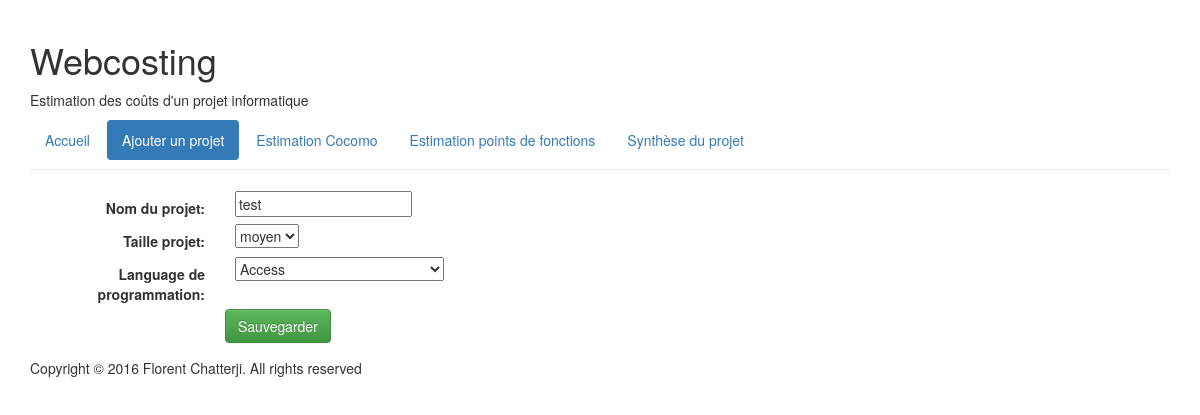
The app's page /webcosting/projet/129/update/ with its own data.
### webcosting/models.py (models this page shows, shortened)
class Projet(models.Model):
    nom_projet = models.CharField(
        'nom du projet',
        max_length=100,
        default=None
        )
    date_dernier_enregistrement = models.DateTimeField(
        'date du dernier enregistrement',
        auto_now=True,
        null=True
        )
    ORGANIQUE = 'OR'
    SEMIDETACHE = 'SD'
    EMBARQUE = 'EM'
    TYPE_PROJET_CHOIX = (
        (ORGANIQUE, 'organique'),
        (SEMIDETACHE, 'semi-détaché'),
        (EMBARQUE, 'embarqué'),
    )
    type_projet = models.CharField(
        max_length=2,
        choices=TYPE_PROJET_CHOIX,
        default='organique'
        )
    taille_projet = models.ForeignKey(
        TailleProjet,
        on_delete=models.CASCADE,
        blank=True,
        null=True,
        )
    language_de_programmation = models.ForeignKey(
        LanguageDeProgrammation,
        on_delete=models.CASCADE,
        blank=True,
        null=True,
        )
    facteur_ajustement = models.IntegerField(
        default=1,
        blank=True,
        null=True,
        )
    FIAB_CHOIX = (
        (0.75, 'très bas: 0.75'),
        (0.88, 'bas: 0.88'),
        (1.00, 'moyen: 1.00'),
        (1.15, 'élevé: 1.15'),
        (1.40, 'très élevé: 1.40'),
        )
    fiab = models.FloatField(
        choices=FIAB_CHOIX,
        default=1.00,
        blank=True,
        null=True,
        )
    DONN_CHOIX = (
        (0.94, 'bas (0.94)'),
        (1.00, 'moyen (1.00)'),
        (1.08, 'élevé (1.08)'),
        (1.16, 'très élevé (1.16)'),
        )
    donn = models.FloatField(
        choices=DONN_CHOIX,
        default=1.00,
        blank=True,
        null=True,
        )
    CPLX_CHOIX = (
        (0.70, 'très bas: 0.70'),
        (0.85, 'bas: 0.85'),
        (1.00, 'moyen: 1.00'),
        (1.15, 'élevé: 1.15'),
        (1.30, 'très élevé: 1.30'),
        (1.65, 'très très élevé: 1.65'),
        )
    cplx = models.FloatField(
        choices=CPLX_CHOIX,
        default=1.00,
        blank=True,
        null=True,
        )
    TEMP_CHOIX = (
        (1.00, 'moyen: 1.00'),
        (1.11, 'élevé: 1.11'),
        (1.30, 'très élevé: 1.30'),
        (1.66, 'très très élevé: 1.66'),
        )
    temp = models.FloatField(
        choices=TEMP_CHOIX,
        default=1.00,
        blank=True,
        null=True,
        )
    ESPA_CHOIX = (
        (1.00, 'moyen: 1.00'),
        (1.06, 'élevé: 1.06'),
        (1.21, 'très élevé: 1.21'),
        (1.56, 'très très élevé: 1.56'),
        )
    espa = models.FloatField(
        choices=ESPA_CHOIX,
        default=1.00,
        blank=True,
        null=True,
        )
    VIRT_CHOIX = (
        (0.87, 'bas: 0.87'),
        (1.00, 'moyen: 1.00'),
        (1.15, 'élevé: 1.15'),
        (1.30, 'très élevé: 1.30'),
        )
    virt = models.FloatField(
        choices=VIRT_CHOIX,
        default=1.00,
        blank=True,
        null=True,
        )
    CSYS_CHOIX = (
        (0.87, 'bas: 0.87'),
        (1.00, 'moyen: 1.00'),
        (1.07, 'élevé: 1.07'),
        (1.15, 'très élevé: 1.15'),
        )
    csys = models.FloatField(
        choices=CSYS_CHOIX,
        default=1.00,
        blank=True,
        null=True,
        )
    APTA_CHOIX = (
        (1.46, 'très bas: 1.46'),
        (1.19, 'bas: 1.19'),
        (1.00, 'moyen: 1.00'),
        (0.86, 'élevé: 0.86'),
        (0.71, 'très élevé: 0.71'),
        )
    apta = models.FloatField(
        choices=APTA_CHOIX,
        default=1.00,
        blank=True,
        null=True,
        )
    EXPA_CHOIX = (
        (1.29, 'très bas: 1.29'),
        (1.13, 'bas: 1.13'),
        (1.00, 'moyen: 1.00'),
        (0.91, 'élevé: 0.91'),
        (0.82, 'très élevé: 0.82'),
        )
    expa = models.FloatField(
        choices=EXPA_CHOIX,
        default=1.00,
        blank=True,
        null=True,
        )
    APTP_CHOIX = (
        (1.42, 'très bas: 1.42'),
        (1.17, 'bas: 1.17'),
        (1.00, 'moyen: 1.00'),
        (0.86, 'élevé: 0.86'),
        (0.70, 'très élevé: 0.70'),
        )
    aptp = models.FloatField(
        choices=APTP_CHOIX,
        default=1.00,
        blank=True,
        null=True,
        )
    EXPV_CHOIX = (
        (1.21, 'très bas: 1.21'),
        (1.10, 'bas: 1.10'),
        (1.00, 'moyen: 1.00'),
        (0.95, 'élevé: 0.95'),
        )
    expv = models.FloatField(
        choices=EXPV_CHOIX,
        default=1.00,
        blank=True,
        null=True,
        )
    EXPL_CHOIX = (
        (1.14, 'très bas: 1.14'),
        (1.07, 'bas: 1.07'),
        (1.00, 'moyen: 1.00'),
        (0.95, 'élevé: 0.95'),
        )
    expl = models.FloatField(
        choices=EXPL_CHOIX,
        default=1.00,
        blank=True,
        null=True,
        )
    PMOD_CHOIX = (
        (1.24, 'très bas: 1.24'),
        (1.10, 'bas: 1.10'),
        (1.00, 'moyen: 1.00'),
        (0.91, 'élevé: 0.91'),
        (0.82, 'très élevé: 0.82'),
        )
    pmod = models.FloatField(
        choices=PMOD_CHOIX,
        default=1.00,
        blank=True,
        null=True,
        )
    OLOG_CHOIX = (
        (1.24, 'très bas: 1.24'),
        (1.10, 'bas: 1.10'),
        (1.00, 'moyen: 1.00'),
        (0.91, 'élevé: 0.91'),
        (0.83, 'très élevé: 0.83'),
        )
    olog = models.FloatField(
        choices=OLOG_CHOIX,
        default=1.00,
        blank=True,
        null=True,
        )
    DREQ_CHOIX = (
        (1.23, 'très bas: 1.23'),
        (1.08, 'bas: 1.08'),
        (1.00, 'moyen: 1.00'),
        (1.04, 'élevé: 1.04'),
        (1.10, 'très élevé: 1.10'),
        )
    dreq = models.FloatField(
        choices=DREQ_CHOIX,
        default=1.00,
        blank=True,
        null=True,
        )
    def _point_de_fonction_brut(self):
        fonctions = Fonction.objects.filter(projet=self.id)
        point_de_fonction_brut = 0
        for fonction in fonctions:
            point_de_fonction_brut += fonction.point_de_fonction_brut
        return point_de_fonction_brut
    point_de_fonction_brut = property(_point_de_fonction_brut)
    def _point_de_fonction_net(self):
        return self.facteur_ajustement * self.point_de_fonction_brut
    point_de_fonction_net = property(_point_de_fonction_net)
    def _charge_de_travail_point_de_fonction(self):
        taille_projet = TailleProjet.objects.get(taille_projet=self.taille_projet)
        charge_de_travail = taille_projet.charge_de_travail
        return charge_de_travail * self.point_de_fonction_net
    charge_de_travail_point_de_fonction = property(_charge_de_travail_point_de_fonction)
    def _charge_de_travail_point_de_fonction_mois(self):
        return self.charge_de_travail_point_de_fonction / 30.0
    charge_de_travail_point_de_fonction_mois = property(_charge_de_travail_point_de_fonction_mois)
    def _kilo_ligne_de_code(self):
        language_de_programmation = LanguageDeProgrammation.objects.get(language_de_programmation=self.language_de_programmation)
        ligne_de_code = language_de_programmation.ligne_de_code
        ligne_de_code = ligne_de_code * self.point_de_fonction_net
        kilo_ligne_de_code = ligne_de_code / 1000.0
        return kilo_ligne_de_code
    kilo_ligne_de_code = property(_kilo_ligne_de_code)
    def _effort_simple(self):
        A = Coefficient.objects.get(
            type_coefficient='A',
            type_projet=self.type_projet,
            )
        B = Coefficient.objects.get(
            type_coefficient='B',
            type_projet=self.type_projet,
            )
        A = A.valeur_coefficient
        B = B.valeur_coefficient
        ligne_de_code = self.kilo_ligne_de_code
        effort_simple = A * (ligne_de_code ** B)
        effort_simple = round(effort_simple, 2)
        return effort_simple
    effort_simple = property(_effort_simple)
    def _charge_de_travail_cocomo(self):
        effort_simple = self.effort_simple
        moyenne_degres_integration = self.fiab / 1.0
        effort_intermediaire = moyenne_degres_integration * effort_simple
        effort_intermediaire = round(effort_intermediaire, 2)
        return effort_intermediaire
    charge_de_travail_cocomo = property(_charge_de_travail_cocomo)
    def _temps_de_developpement(self):
        C = Coefficient.objects.get(
            type_coefficient='C',
            type_projet=self.type_projet
            )
        D = Coefficient.objects.get(
            type_coefficient='D',
            type_projet=self.type_projet
            )
        C = C.valeur_coefficient
        D = D.valeur_coefficient
        effort_simple = self.effort_simple
        temps_de_developpement = C * (effort_simple ** D)
        temps_de_developpement = round(temps_de_developpement, 2)
        return temps_de_developpement
    temps_de_developpement = property(_temps_de_developpement)

class TailleProjet(models.Model):
    def __unicode__(self):
        return str(self.taille_projet)
    taille_projet = models.CharField(
        'taille du projet',
        max_length=30,
        )
    charge_de_travail = models.PositiveIntegerField(
        'charge de travail en jour homme par points de fonctions'
        )

class LanguageDeProgrammation(models.Model):
    def __unicode__(self):
        return self.language_de_programmation
    language_de_programmation = models.CharField(
        'language de programmation',
        max_length=100
        )
    ligne_de_code = models.IntegerField(
        'ligne de code par points de fonctions',
        )

### webcosting/views.py (the view)
class ProjetUpdate(UpdateView):
    model = Projet
    fields = ['nom_projet', 'taille_projet', 'language_de_programmation']

### webcosting/templates/webcosting/projet_form.html (shortened to what this page needs)
{% extends "webcosting/base.html" %}
{% block navigation %}
<ul class="nav nav-pills">
  <li role="presentation"><a href="{% url 'webcosting:index' %}">Accueil</a></li>
  <li role="presentation" class="active"><a href="{% url 'webcosting:projet_add' %}" role="button">Ajouter un projet</a></li>
  <li role="presentation"><a href="{% url 'webcosting:default' %}">Estimation Cocomo</a></li>
  <li role="presentation" ><a href="{% url 'webcosting:default' %}" role="button">Estimation points de fonctions</a></li>
  <li role="presentation"><a href="{% url 'webcosting:default' %}">Synthèse du projet</a></li>
</ul>
{% endblock %}
{% block content %}
<form class="form-horizontal" action="" method="post">
    {% include 'webcosting/form-template.html' %}
    <div class="form-group">
        <div class="col-sm-offset-2 col-sm-10">
            <button type="submit" class="btn btn-success">Sauvegarder</button>
        </div>
    </div>
</form>
{% endblock %}

### webcosting/templates/webcosting/form-template.html (shortened to what this page needs)
{% for field in form %}
<div class="formgroup">
    <div class="col-sm-offset-2 col-sm-10">
    </div>
    <label class="control-label col-sm-2">{{ field.label_tag}}</label>
    <div class="col-sm-10">{{ field }}</div>
</div>
{% endfor %}

### records on screen
Projet: form "test"
TailleProjet: form "moyen"
LanguageDeProgrammation: form "Access"

### other values on screen
{{ field.label_tag }} "Nom du projet:" "Taille projet:" "Language de programmation:"
